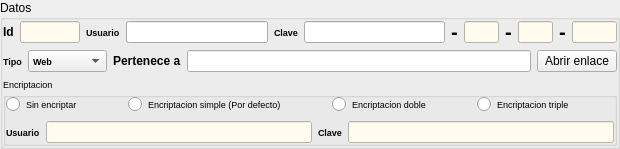
     <widget class="QWidget" name="page_3">
      <layout class="QGridLayout" name="gridLayout_10">
       <property name="leftMargin">
        <number>0</number>
       </property>
       <property name="topMargin">
        <number>0</number>
       </property>
       <property name="rightMargin">
        <number>0</number>
       </property>
       <property name="bottomMargin">
        <number>0</number>
       </property>
       <item row="0" column="0">
        <widget class="QGroupBox" name="groupBox_3">
         <property name="title">
          <string>Datos</string>
         </property>
         <layout class="QGridLayout" name="gridLayout_9">
          <property name="leftMargin">
           <number>0</number>
          </property>
          <property name="topMargin">
           <number>0</number>
          </property>
          <property name="rightMargin">
           <number>0</number>
          </property>
          <property name="bottomMargin">
           <number>0</number>
          </property>
          <item row="0" column="0">
           <layout class="QGridLayout" name="gridLayout_2">
            <item row="0" column="13">
             <widget class="QLabel" name="label_6">
              <property name="font">
               <font>
                <pointsize>15</pointsize>
                <weight>75</weight>
                <bold>true</bold>
               </font>
              </property>
              <property name="text">
               <string>-</string>
              </property>
             </widget>
            </item>
            <item row="0" column="6">
             <widget class="QLabel" name="label_4">
              <property name="font">
               <font>
                <pointsize>15</pointsize>
                <weight>75</weight>
                <bold>true</bold>
               </font>
              </property>
              <property name="text">
               <string>-</string>
              </property>
             </widget>
            </item>
            <item row="0" column="2">
             <widget class="QLabel" name="label">
              <property name="font">
               <font>
                <pointsize>7</pointsize>
                <weight>75</weight>
                <bold>true</bold>
               </font>
              </property>
              <property name="text">
               <string>Usuario</string>
              </property>
             </widget>
            </item>
            <item row="0" column="5">
             <widget class="QLineEdit" name="lineEdit_2">
              <property name="font">
               <font>
                <pointsize>7</pointsize>
                <weight>75</weight>
                <bold>true</bold>
               </font>
              </property>
              <property name="toolTip">
               <string>Clave de usuario</string>
              </property>
              <property name="statusTip">
               <string>Clave de usuario</string>
              </property>
              <property name="whatsThis">
               <string>Clave de usuario</string>
              </property>
             </widget>
            </item>
            <item row="0" column="3">
             <widget class="QLineEdit" name="lineEdit">
              <property name="font">
               <font>
                <pointsize>7</pointsize>
                <weight>75</weight>
                <bold>true</bold>
               </font>
              </property>
              <property name="toolTip">
               <string>Nombre de usuario</string>
              </property>
              <property name="statusTip">
               <string>Nombre de usuario</string>
              </property>
              <property name="whatsThis">
               <string>Nombre de usuario</string>
              </property>
             </widget>
            </item>
            <item row="0" column="4">
             <widget class="QLabel" name="label_2">
              <property name="font">
               <font>
                <pointsize>7</pointsize>
                <weight>75</weight>
                <bold>true</bold>
               </font>
              </property>
              <property name="text">
               <string>Clave</string>
              </property>
             </widget>
            </item>
            <item row="0" column="8">
             <widget class="QLabel" name="label_5">
              <property name="font">
               <font>
                <pointsize>15</pointsize>
                <weight>75</weight>
                <bold>true</bold>
               </font>
              </property>
              <property name="text">
               <string>-</string>
              </property>
             </widget>
            </item>
            <item row="0" column="7">
             <widget class="QLineEdit" name="lineEdit_3">
              <property name="minimumSize">
               <size>
                <width>35</width>
                <height>0</height>
               </size>
              </property>
              <property name="maximumSize">
               <size>
                <width>35</width>
                <height>16777215</height>
               </size>
              </property>
              <property name="toolTip">
               <string>Sin informacion disponible</string>
              </property>
              <property name="statusTip">
               <string>Sin informacion disponible</string>
              </property>
              <property name="whatsThis">
               <string>Sin informacion disponible</string>
              </property>
              <property name="styleSheet">
               <string notr="true">color: rgb(0, 0, 255);
background-color: rgb(255, 251, 239);</string>
              </property>
              <property name="alignment">
               <set>Qt::AlignCenter</set>
              </property>
              <property name="readOnly">
               <bool>true</bool>
              </property>
             </widget>
            </item>
            <item row="0" column="12">
             <widget class="QLineEdit" name="lineEdit_4">
              <property name="minimumSize">
               <size>
                <width>35</width>
                <height>0</height>
               </size>
              </property>
              <property name="maximumSize">
               <size>
                <width>35</width>
                <height>16777215</height>
               </size>
              </property>
              <property name="toolTip">
               <string>Sin informacion disponible</string>
              </property>
              <property name="statusTip">
               <string>Sin informacion disponible</string>
              </property>
              <property name="whatsThis">
               <string>Sin informacion disponible</string>
              </property>
              <property name="styleSheet">
               <string notr="true">color: rgb(0, 0, 255);
background-color: rgb(255, 251, 239);</string>
              </property>
              <property name="alignment">
               <set>Qt::AlignCenter</set>
              </property>
              <property name="readOnly">
               <bool>true</bool>
              </property>
             </widget>
            </item>
            <item row="0" column="14">
             <widget class="QLineEdit" name="lineEdit_5">
              <property name="minimumSize">
               <size>
                <width>45</width>
                <height>0</height>
               </size>
              </property>
              <property name="maximumSize">
               <size>
                <width>45</width>
                <height>16777215</height>
               </size>
              </property>
              <property name="toolTip">
               <string>Sin informacion disponible</string>
              </property>
              <property name="statusTip">
               <string>Sin informacion disponible</string>
              </property>
              <property name="whatsThis">
               <string>Sin informacion disponible</string>
              </property>
              <property name="styleSheet">
               <string notr="true">color: rgb(0, 0, 255);
background-color: rgb(255, 251, 239);</string>
              </property>
              <property name="alignment">
               <set>Qt::AlignCenter</set>
              </property>
              <property name="readOnly">
               <bool>true</bool>
              </property>
             </widget>
            </item>
            <item row="0" column="0">
             <widget class="QLabel" name="label_8">
              <property name="font">
               <font>
                <weight>75</weight>
                <bold>true</bold>
               </font>
              </property>
              <property name="text">
               <string>Id</string>
              </property>
             </widget>
            </item>
            <item row="0" column="1">
             <widget class="QLineEdit" name="lineEdit_7">
              <property name="maximumSize">
               <size>
                <width>60</width>
                <height>16777215</height>
               </size>
              </property>
              <property name="toolTip">
               <string>Numero de identificacion de clave</string>
              </property>
              <property name="statusTip">
               <string>Numero de identificacion de clave</string>
              </property>
              <property name="whatsThis">
               <string>Numero de identificacion de clave</string>
              </property>
              <property name="styleSheet">
               <string notr="true">color: rgb(0, 0, 255);
background-color: rgb(255, 251, 239);</string>
              </property>
              <property name="alignment">
               <set>Qt::AlignCenter</set>
              </property>
              <property name="readOnly">
               <bool>true</bool>
              </property>
             </widget>
            </item>
           </layout>
          </item>
          <item row="2" column="0">
           <widget class="QGroupBox" name="groupBox">
            <property name="font">
             <font>
              <pointsize>7</pointsize>
             </font>
            </property>
            <property name="title">
             <string>Encriptacion</string>
            </property>
            <layout class="QGridLayout" name="gridLayout_7">
             <property name="leftMargin">
              <number>0</number>
             </property>
             <property name="topMargin">
              <number>0</number>
             </property>
             <property name="rightMargin">
              <number>0</number>
             </property>
             <property name="bottomMargin">
              <number>0</number>
             </property>
             <item row="0" column="0" rowspan="2" colspan="2">
              <layout class="QGridLayout" name="gridLayout">
               <item row="0" column="0">
                <widget class="QRadioButton" name="radioButton">
                 <property name="toolTip">
                  <string>Datos no encriptados.</string>
                 </property>
                 <property name="statusTip">
                  <string>Datos no encriptados.</string>
                 </property>
                 <property name="whatsThis">
                  <string>Datos no encriptados.</string>
                 </property>
                 <property name="text">
                  <string>Sin encriptar</string>
                 </property>
                </widget>
               </item>
               <item row="0" column="1">
                <spacer name="horizontalSpacer_2">
                 <property name="orientation">
                  <enum>Qt::Horizontal</enum>
                 </property>
                 <property name="sizeHint" stdset="0">
                  <size>
                   <width>40</width>
                   <height>20</height>
                  </size>
                 </property>
                </spacer>
               </item>
               <item row="0" column="2">
                <widget class="QRadioButton" name="radioButton_2">
                 <property name="toolTip">
                  <string>Datos encriptados de forma sencilla.</string>
                 </property>
                 <property name="statusTip">
                  <string>Datos encriptados de forma sencilla.</string>
                 </property>
                 <property name="whatsThis">
                  <string>Datos encriptados de forma sencilla.</string>
                 </property>
                 <property name="text">
                  <string>Encriptacion simple (Por defecto)</string>
                 </property>
                </widget>
               </item>
               <item row="0" column="3">
                <spacer name="horizontalSpacer_4">
                 <property name="orientation">
                  <enum>Qt::Horizontal</enum>
                 </property>
                 <property name="sizeHint" stdset="0">
                  <size>
                   <width>40</width>
                   <height>20</height>
                  </size>
                 </property>
                </spacer>
               </item>
               <item row="0" column="4">
                <widget class="QRadioButton" name="radioButton_3">
                 <property name="toolTip">
                  <string>Datos encriptados de forma doble.</string>
                 </property>
                 <property name="statusTip">
                  <string>Datos encriptados de forma doble.</string>
                 </property>
                 <property name="whatsThis">
                  <string>Datos encriptados de forma doble.</string>
                 </property>
                 <property name="text">
                  <string>Encriptacion doble</string>
                 </property>
                </widget>
               </item>
               <item row="0" column="5">
                <spacer name="horizontalSpacer_5">
                 <property name="orientation">
                  <enum>Qt::Horizontal</enum>
                 </property>
                 <property name="sizeHint" stdset="0">
                  <size>
                   <width>40</width>
                   <height>20</height>
                  </size>
                 </property>
                </spacer>
               </item>
               <item row="0" column="6">
                <widget class="QRadioButton" name="radioButton_4">
                 <property name="toolTip">
                  <string>Datos encriptados de forma triple.</string>
                 </property>
                 <property name="statusTip">
                  <string>Datos encriptados de forma triple.</string>
                 </property>
                 <property name="whatsThis">
                  <string>Datos encriptados de forma triple.</string>
                 </property>
                 <property name="text">
                  <string>Encriptacion triple</string>
                 </property>
                </widget>
               </item>
               <item row="0" column="7">
                <spacer name="horizontalSpacer_3">
                 <property name="orientation">
                  <enum>Qt::Horizontal</enum>
                 </property>
                 <property name="sizeHint" stdset="0">
                  <size>
                   <width>40</width>
                   <height>20</height>
                  </size>
                 </property>
                </spacer>
               </item>
              </layout>
             </item>
             <item row="2" column="0" colspan="2">
              <layout class="QGridLayout" name="gridLayout_3">
               <item row="0" column="2">
                <widget class="QLabel" name="label_9">
                 <property name="font">
                  <font>
                   <weight>75</weight>
                   <bold>true</bold>
                  </font>
                 </property>
                 <property name="text">
                  <string>Clave</string>
                 </property>
                </widget>
               </item>
               <item row="0" column="0">
                <widget class="QLabel" name="label_10">
                 <property name="font">
                  <font>
                   <weight>75</weight>
                   <bold>true</bold>
                  </font>
                 </property>
                 <property name="text">
                  <string>Usuario</string>
                 </property>
                </widget>
               </item>
               <item row="0" column="1">
                <widget class="QLineEdit" name="lineEdit_9">
                 <property name="toolTip">
                  <string>Muestra del dato de usuario encriptado</string>
                 </property>
                 <property name="statusTip">
                  <string>Muestra del dato de usuario encriptado</string>
                 </property>
                 <property name="whatsThis">
                  <string>Muestra del dato de usuario encriptado</string>
                 </property>
                 <property name="styleSheet">
                  <string notr="true">color: rgb(0, 0, 255);
background-color: rgb(255, 251, 239);</string>
                 </property>
                 <property name="readOnly">
                  <bool>true</bool>
                 </property>
                </widget>
               </item>
               <item row="0" column="3">
                <widget class="QLineEdit" name="lineEdit_10">
                 <property name="toolTip">
                  <string>Muestra del dato clave encriptado</string>
                 </property>
                 <property name="statusTip">
                  <string>Muestra del dato clave encriptado</string>
                 </property>
                 <property name="whatsThis">
                  <string>Muestra del dato clave encriptado</string>
                 </property>
                 <property name="styleSheet">
                  <string notr="true">color: rgb(0, 0, 255);
background-color: rgb(255, 251, 239);</string>
                 </property>
                 <property name="readOnly">
                  <bool>true</bool>
                 </property>
                </widget>
               </item>
              </layout>
             </item>
            </layout>
           </widget>
          </item>
          <item row="1" column="0">
           <layout class="QGridLayout" name="gridLayout_6">
            <item row="0" column="3">
             <widget class="QLineEdit" name="lineEdit_6">
              <property name="toolTip">
               <string>Detalle del tipo seleccionado. En caso de web, la direccion web</string>
              </property>
              <property name="statusTip">
               <string>Detalle del tipo seleccionado. En caso de web, la direccion web</string>
              </property>
              <property name="whatsThis">
               <string>Detalle del tipo seleccionado. En caso de web, la direccion web</string>
              </property>
             </widget>
            </item>
            <item row="0" column="2">
             <widget class="QLabel" name="label_7">
              <property name="font">
               <font>
                <weight>75</weight>
                <bold>true</bold>
               </font>
              </property>
              <property name="text">
               <string>Pertenece a</string>
              </property>
             </widget>
            </item>
            <item row="0" column="4">
             <widget class="QPushButton" name="pushButton_10">
              <property name="toolTip">
               <string>Acceder a internet para claves de tipo web</string>
              </property>
              <property name="statusTip">
               <string>Acceder a internet para claves de tipo web</string>
              </property>
              <property name="whatsThis">
               <string>Acceder a internet para claves de tipo web</string>
              </property>
              <property name="text">
               <string>Abrir enlace</string>
              </property>
              <property name="icon">
               <iconset resource="recoverdrake.qrc">
                <normaloff>:/Imagenes/firefox.png</normaloff>:/Imagenes/firefox.png</iconset>
              </property>
              <property name="iconSize">
               <size>
                <width>25</width>
                <height>25</height>
               </size>
              </property>
             </widget>
            </item>
            <item row="0" column="1">
             <widget class="QComboBox" name="comboBox_2">
              <property name="font">
               <font>
                <pointsize>7</pointsize>
                <weight>75</weight>
                <bold>true</bold>
               </font>
              </property>
              <property name="toolTip">
               <string>Tipo de soporte de clave</string>
              </property>
              <property name="statusTip">
               <string>Tipo de soporte de clave</string>
              </property>
              <property name="whatsThis">
               <string>Tipo de soporte de clave</string>
              </property>
              <item>
               <property name="text">
                <string>Web</string>
               </property>
              </item>
              <item>
               <property name="text">
                <string>Banco</string>
               </property>
              </item>
              <item>
               <property name="text">
                <string>Movil</string>
               </property>
              </item>
              <item>
               <property name="text">
                <string>Ordenador</string>
               </property>
              </item>
              <item>
               <property name="text">
                <string>Caja fuerte</string>
               </property>
              </item>
              <item>
               <property name="text">
                <string>Otros</string>
               </property>
              </item>
             </widget>
            </item>
            <item row="0" column="0">
             <widget class="QLabel" name="label_3">
              <property name="font">
               <font>
                <pointsize>7</pointsize>
                <weight>75</weight>
                <bold>true</bold>
               </font>
              </property>
              <property name="text">
               <string>Tipo</string>
              </property>
             </widget>
            </item>
           </layout>
          </item>
         </layout>
        </widget>
       </item>
      </layout>
     </widget>
